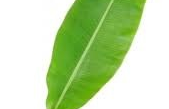
#> input picture pai.png, 169 x 109 px
$ python test.py
#> lines starting #> are read from the running program, lines starting #| are printed output that depends on the picture
import numpy as np
import cv2

leaf_cascade = cv2.CascadeClassifier('cascade.xml')


img = cv2.imread('pai.png')
#> img is the input picture: shape (109, 169, 3); mean B, G, R 171.4, 220.7, 195.3
#img = cv2.imread('test1.jpg')

gray = cv2.cvtColor(img, cv2.COLOR_BGR2GRAY)
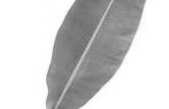
#> gray: shape (109, 169); min 106, max 255, mean 207.5

leaf= leaf_cascade.detectMultiScale(gray, 1.08, 2)
#> leaf = ()
for (x,y,w,h) in leaf:
    img = cv2.rectangle(img,(x,y),(x+w,y+h),(255,0,0),2)
#> this loop made 0 passes


cv2.imshow('img',img)
cv2.waitKey(0)
cv2.destroyAllWindows()
